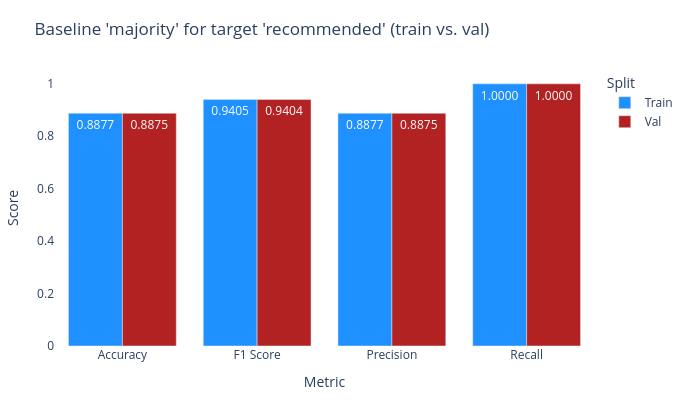
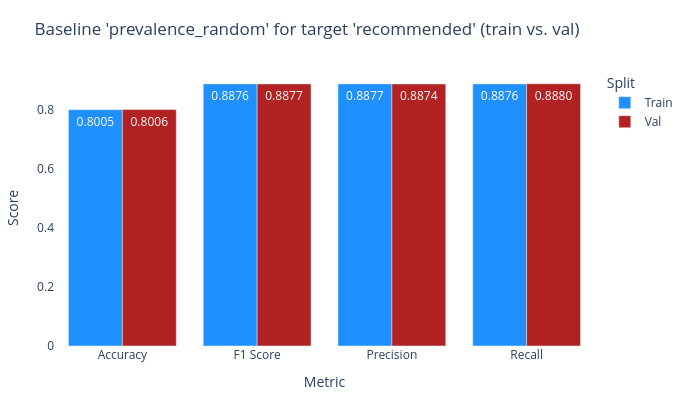

The notebook cell these images were saved under, in order:
### Code cell
# Plot metrics for a single target as grouped bars (train/val); store target in a variable.
# This version omits subplot grid and background coloring for clarity.

# Visualize baseline results for a single target (`is_helpful`) as grouped bar charts.
target_to_plot = "recommended"

metrics = [
    ("accuracy", "Accuracy"),
    ("f1", "F1 Score"),
    ("precision", "Precision"),
    ("recall", "Recall"),
]
splits = ['train', 'val']
split_colors = {'train': 'dodgerblue', 'val': 'firebrick'}

# Filter DataFrame to the selected target
target_df = summary[summary['target'] == target_to_plot].copy()
baselines = target_df['baseline'].unique()

# Only plot metrics that are present and not all NaN for this target
visible_metrics = [(metric, label) for metric, label in metrics
                   if metric in target_df.columns and target_df[metric].notnull().any()]

for baseline in baselines:
    fig = go.Figure()
    baseline_df = target_df[target_df['baseline'] == baseline]

    for split in splits:
        split_df = baseline_df[baseline_df['split'] == split]
        y_values = []
        for metric, _ in visible_metrics:
            val = split_df[metric].values
            if len(val) > 0:
                y_values.append(val[0])
            else:
                y_values.append(None)
        fig.add_bar(
            x=[label for _, label in visible_metrics],
            y=y_values,
            name=split.capitalize(),
            marker_color=split_colors[split],
            text=[f"{v:.4f}" if v is not None and not (isinstance(v, float) and (v != v)) else "" for v in y_values],
            textposition='auto'
        )
    fig.update_layout(
        title=f"Baseline '{baseline}' for target '{target_to_plot}' (train vs. val)",
        barmode='group',
        xaxis_title="Metric",
        yaxis_title="Score",
        legend_title="Split",
        plot_bgcolor='white',
        margin=dict(t=70, l=20, r=20, b=20),
        width=90 + 150 * len(visible_metrics),
        height=400,
    )
    fig.show()

### Figure 1 — Plotly figure (JSON) as saved in the notebook; plotly's stock layout.template omitted (floating-point values rounded to 4 significant figures)
{"data": [{"marker": {"color": "dodgerblue"}, "name": "Train", "text": ["0.8877", "0.9405", "0.8877", "1.0000"], "textposition": "auto", "type": "bar", "x": ["Accuracy", "F1 Score", "Precision", "Recall"], "y": [0.8877, 0.9405, 0.8877, 1]}, {"marker": {"color": "firebrick"}, "name": "Val", "text": ["0.8875", "0.9404", "0.8875", "1.0000"], "textposition": "auto", "type": "bar", "x": ["Accuracy", "F1 Score", "Precision", "Recall"], "y": [0.8875, 0.9404, 0.8875, 1]}], "layout": {"barmode": "group", "height": 400, "legend": {"title": {"text": "Split"}}, "margin": {"b": 20, "l": 20, "r": 20, "t": 70}, "plot_bgcolor": "white", "title": {"text": "Baseline 'majority' for target 'recommended' (train vs. val)"}, "width": 690, "xaxis": {"title": {"text": "Metric"}}, "yaxis": {"title": {"text": "Score"}}}}

### Figure 2 — Plotly figure (JSON) as saved in the notebook; plotly's stock layout.template omitted (floating-point values rounded to 4 significant figures)
{"data": [{"marker": {"color": "dodgerblue"}, "name": "Train", "text": ["0.8005", "0.8876", "0.8877", "0.8876"], "textposition": "auto", "type": "bar", "x": ["Accuracy", "F1 Score", "Precision", "Recall"], "y": [0.8005, 0.8876, 0.8877, 0.8876]}, {"marker": {"color": "firebrick"}, "name": "Val", "text": ["0.8006", "0.8877", "0.8874", "0.8880"], "textposition": "auto", "type": "bar", "x": ["Accuracy", "F1 Score", "Precision", "Recall"], "y": [0.8006, 0.8877, 0.8874, 0.888]}], "layout": {"barmode": "group", "height": 400, "legend": {"title": {"text": "Split"}}, "margin": {"b": 20, "l": 20, "r": 20, "t": 70}, "plot_bgcolor": "white", "title": {"text": "Baseline 'prevalence_random' for target 'recommended' (train vs. val)"}, "width": 690, "xaxis": {"title": {"text": "Metric"}}, "yaxis": {"title": {"text": "Score"}}}}
